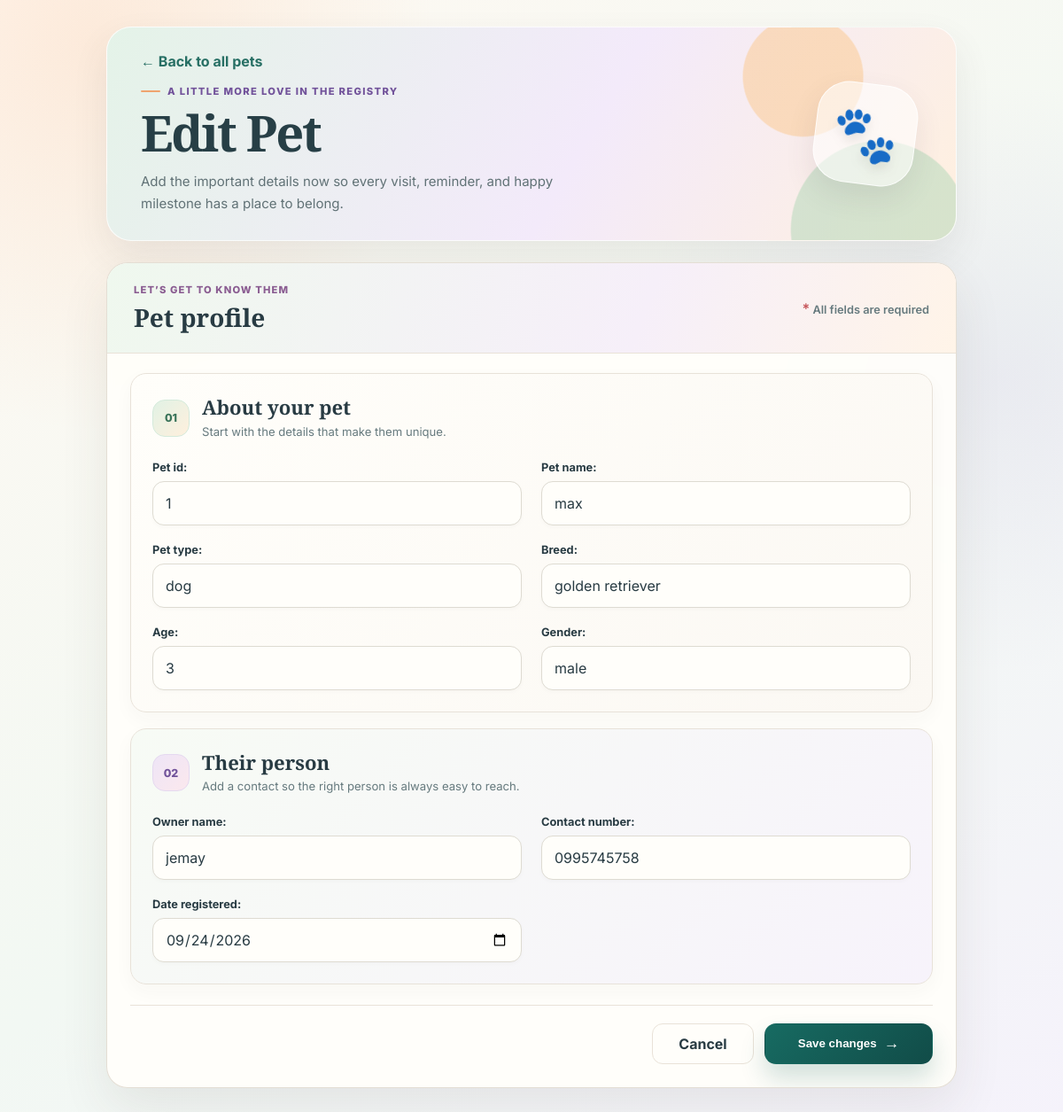
Screenshot of /pets/2/edit/ with the database file from the repository.
### Elemino_project/Elemino_app/models.py (models this page shows, shortened)
class Performance(models.Model):
    pet_id = models.IntegerField(unique=True)
    pet_name = models.CharField(max_length=100)
    pet_type = models.CharField(max_length=100)
    breed = models.CharField(max_length=100)
    age = models.IntegerField()
    gender = models.CharField(max_length=100)
    owner_name = models.CharField(max_length=100)
    contact_number = models.CharField(max_length=100)
    date_registered = models.DateField()
    class Meta:
        ordering = ['pet_name']

### Elemino_project/Elemino_app/views.py (the view)
# urls.py: path('pets/<int:pk>/edit/', views.pet_update, name='pet_update'),
def pet_update(request, pk):
    pet = get_object_or_404(Performance, pk=pk)
    if request.method == 'POST':
        form = PerformanceForm(request.POST, instance=pet)
        if form.is_valid():
            form.save()
            return redirect('pet_detail', pk=pet.pk)
    else:
        form = PerformanceForm(instance=pet)
    return render(request, 'Elemino_app/pet_form.html', {'form': form, 'title': 'Edit Pet', 'pet': pet})

### Elemino_project/Elemino_app/forms.py
class PerformanceForm(forms.ModelForm):
    class Meta:
        model = Performance
        fields = [
            'pet_id',
            'pet_name',
            'pet_type',
            'breed',
            'age',
            'gender',
            'owner_name',
            'contact_number',
            'date_registered',
        ]
        widgets = {
            'date_registered': forms.DateInput(attrs={'type': 'date'}),
        }

### Elemino_project/Elemino_app/templates/Elemino_app/pet_form.html (shortened to what this page needs)
{% load static %}
<!DOCTYPE html>
<html lang="en">
<head>
    <link rel="stylesheet" href="{% static 'Elemino_app/styles.css' %}">
</head>
<body>
    <main class="shell form-shell">
        <header class="page-header detail-header form-page-header">
            <div class="header-copy">
                <a class="back-link" href="{% url 'pet_list' %}">← Back to all pets</a>
                <p class="eyebrow">A little more love in the registry</p>
                <h1>{{ title }}</h1>
                <p class="form-intro-copy">Add the important details now so every visit, reminder, and happy milestone has a place to belong.</p>
            </div>
            <div class="form-illustration" aria-hidden="true"><span>🐾</span></div>
        </header>
        <section class="panel form-panel" aria-label="Pet information form">
            <div class="panel-header">
                <div>
                    <p class="panel-kicker">Let’s get to know them</p>
                    <h2>Pet profile</h2>
                </div>
                <p class="required-note"><span aria-hidden="true">*</span> All fields are required</p>
            </div>
            <form method="post" class="styled-form">
                <section class="form-section" aria-labelledby="pet-details-heading">
                    <div class="section-heading">
                        <span class="form-step">01</span>
                        <div>
                            <h2 id="pet-details-heading">About your pet</h2>
                            <p class="section-hint">Start with the details that make them unique.</p>
                        </div>
                    </div>
                    <div class="form-grid">
                        {% for field in form %}
                            {% if field.name == 'pet_id' or field.name == 'pet_name' or field.name == 'pet_type' or field.name == 'breed' or field.name == 'age' or field.name == 'gender' %}
                                <div class="field">
                                    {{ field.label_tag }}
                                    {{ field }}
                                </div>
                            {% endif %}
                        {% endfor %}
                    </div>
                </section>
                <section class="form-section" aria-labelledby="owner-details-heading">
                    <div class="section-heading">
                        <span class="form-step form-step-lilac">02</span>
                        <div>
                            <h2 id="owner-details-heading">Their person</h2>
                            <p class="section-hint">Add a contact so the right person is always easy to reach.</p>
                        </div>
                    </div>
                    <div class="form-grid">
                        {% for field in form %}
                            {% if field.name == 'owner_name' or field.name == 'contact_number' or field.name == 'date_registered' %}
                                <div class="field">
                                    {{ field.label_tag }}
                                    {{ field }}
                                </div>
                            {% endif %}
                        {% endfor %}
                    </div>
                </section>
                <div class="form-actions">
                    <a class="secondary-button" href="{% url 'pet_list' %}">Cancel</a>
                    <button class="primary-button" type="submit">{% if pet %}Save changes{% else %}Save pet profile{% endif %} <span aria-hidden="true">→</span></button>
                </div>
            </form>
        </section>
    </main>
</body>
</html>

### rows the page displays
Performance: form "1" "max" "dog" "golden retriever" "3" "male", form "jemay" "0995745758" "09/24/2026"

### other values shown
{{ title }} "Edit Pet"
{{ field.label_tag }} "Pet id:" "Pet name:" "Pet type:" "Breed:" "Age:" "Gender:"
{{ field.label_tag }} "Owner name:" "Contact number:" "Date registered:"
